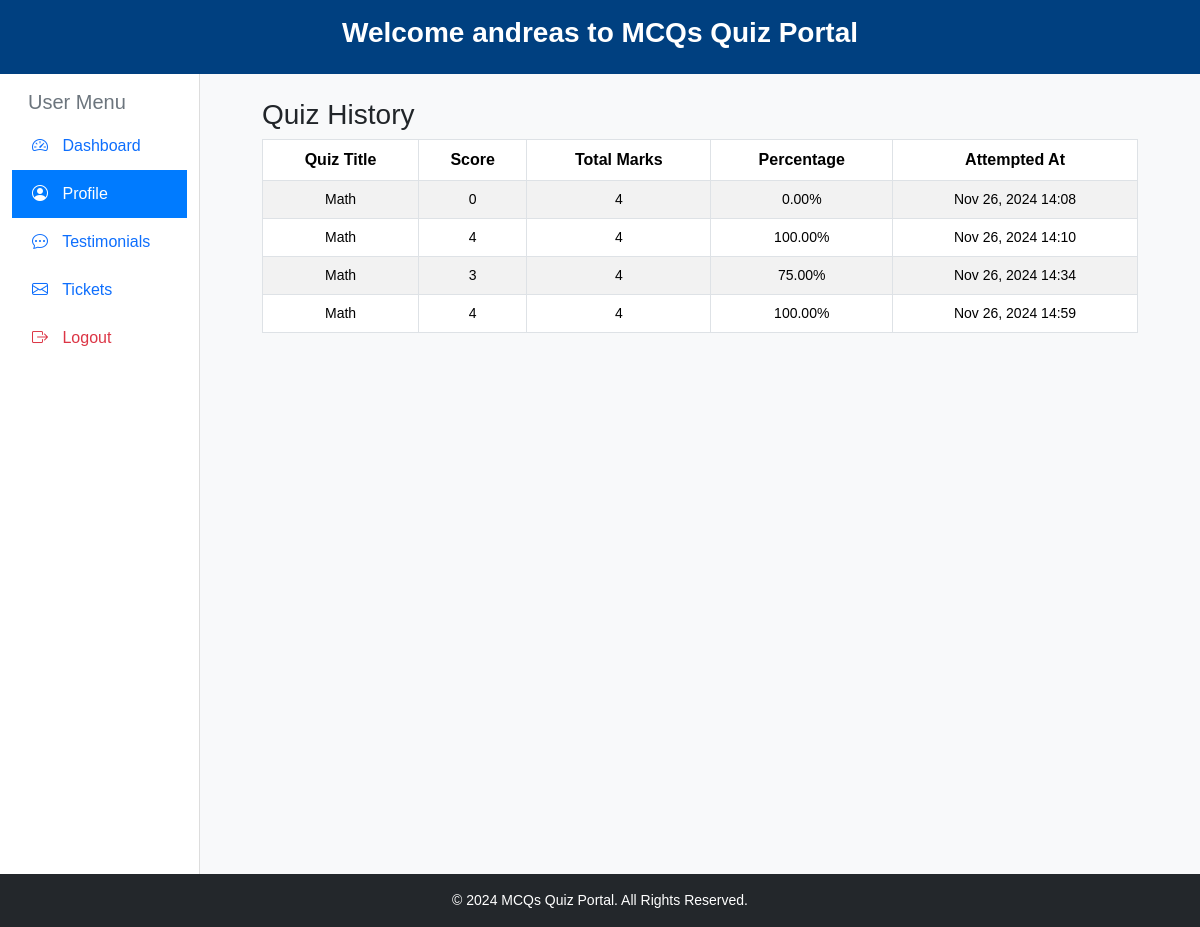
/profile/ (signed in), run on the app's committed database.
### quiz/models.py (models this page shows, shortened)
class UserQuizHistory(models.Model):
    user = models.ForeignKey(settings.AUTH_USER_MODEL, on_delete=models.CASCADE)  # Dynamically reference User model
    category = models.ForeignKey(Category, on_delete=models.CASCADE)
    score = models.PositiveIntegerField(default=0)
    total_marks = models.PositiveIntegerField(default=0)
    percentage = models.FloatField(default=0.0)
    created_at = models.DateTimeField(auto_now_add=True )

class Category(models.Model):
    name = models.CharField(max_length=100)
    total_marks = models.PositiveIntegerField(default=0)

### quiz/views.py (the view)
# urls.py: path('profile/',views.profile, name = 'profile'),
def profile(request):
    user = request.user  # Get the currently logged-in user
    quiz_history = UserQuizHistory.objects.filter(user=user)  # Fetch quiz history for the user
    return render(request, 'quiz/profile.html', {
        'user': user,
        'quiz_history': quiz_history,
    })

### quiz/templates/quiz/profile.html (shortened to what this page needs)
<!DOCTYPE html>
<html lang="en">
  <head>
    <link
      href="https://cdn.jsdelivr.net/npm/bootstrap@5.3.3/dist/css/bootstrap.min.css"
      rel="stylesheet"
    />
    <link
      href="https://cdn.jsdelivr.net/npm/bootstrap-icons/font/bootstrap-icons.css"
      rel="stylesheet"
    />
  </head>
  <body>
    <header class="header-bg text-white text-center py-3">
      <h1 class="fw-bold">Welcome {{user}} to MCQs Quiz Portal</h1>
    </header>
    <div class="container-fluid">
      <div class="row">
        <nav class="col-md-3 col-lg-2 sidebar pt-3">
          <h5 class="px-3 text-secondary">User Menu</h5>
          <ul class="nav flex-column">
            <li class="nav-item">
              <a class="nav-link" href="/dashboard">
                <i class="bi bi-speedometer2"></i> Dashboard
              </a>
            </li>
            <li class="nav-item">
              <a class="nav-link active" href="/profile">
                <i class="bi bi-person-circle"></i> Profile
              </a>
            </li>
            <li class="nav-item">
              <a class="nav-link" href="/testimonial">
                <i class="bi bi-chat-dots"></i> Testimonials
              </a>
            </li>
            <li class="nav-item">
              <a class="nav-link" href="/ticket">
                <i class="bi bi-envelope"></i> Tickets
              </a>
            </li>
            <li class="nav-item">
              <a class="nav-link text-danger" href="/log_out">
                <i class="bi bi-box-arrow-right"></i> Logout
              </a>
            </li>
          </ul>
        </nav>
        <div class="container-fluid col-md-9 mt-4">
          <div class="row">
            <div class="col">
              <h3>Quiz History</h3>
              {% if quiz_history %}
              <div class="table-responsive">
                <table class="table table-striped table-bordered">
                  <thead>
                    <tr>
                      <th>Quiz Title</th>
                      <th>Score</th>
                      <th>Total Marks</th>
                      <th>Percentage</th>
                      <th>Attempted At</th>
                    </tr>
                  </thead>
                  <tbody>
                    {% for history in quiz_history %}
                    <tr>
                      <td>{{ history.category.name }}</td>
                      <td>{{ history.score }}</td>
                      <td>{{ history.total_marks }}</td>
                      <td>{{ history.percentage|floatformat:2 }}%</td>
                      <td>{{ history.created_at|date:"M d, Y H:i" }}</td>
                    </tr>
                    {% endfor %}
                  </tbody>
                </table>
              </div>
              {% else %}
              <p>No quiz history available.</p>
              {% endif %}
            </div>
          </div>
        </div>
      </div>
    </div>
    <footer>
      <p class="mb-0">&copy; 2024 MCQs Quiz Portal. All Rights Reserved.</p>
    </footer>
  </body>
</html>

### quiz/templates/quiz/profile.html (style rules this page uses)
body { display: flex; min-height: 100vh; flex-direction: column; font-family: "Arial", sans-serif; background-color: #f8f9fa; }
.sidebar { height: 100vh; border-right: 1px solid #ddd; background-color: #ffffff; }
.sidebar .nav-link { font-weight: 500; padding: 12px 20px; }
.sidebar .nav-link.active { background-color: #007bff; color: white; }
.sidebar .nav-item i { margin-right: 10px; }
.header-bg { background-color: #004080; }
.header-bg h1 { font-size: 28px; }
.table-responsive { max-height: 400px; overflow-y: auto; }
table.table-bordered { border: 1px solid #dee2e6; }
table.table-striped thead { background-color: #f8f9fa; color: #495057; }
table.table-striped tbody tr:nth-child(odd) { background-color: #f1f3f5; }
table.table-striped tbody tr:nth-child(even) { background-color: #ffffff; }
table th, table td { padding: 12px 15px; text-align: center; border: 1px solid #dee2e6; }
table th { font-weight: bold; }
table td { font-size: 14px; }
footer { background-color: #23272b; color: white; text-align: center; padding: 1rem 0; }
footer p { font-size: 14px; }

### data on the page
UserQuizHistory: category.name "Math", score "0", total_marks "4", percentage "0.00", created_at "Nov 26, 2024 14:08"
UserQuizHistory: category.name "Math", score "4", total_marks "4", percentage "100.00", created_at "Nov 26, 2024 14:10"
UserQuizHistory: category.name "Math", score "3", total_marks "4", percentage "75.00", created_at "Nov 26, 2024 14:34"
UserQuizHistory: category.name "Math", score "4", total_marks "4", percentage "100.00", created_at "Nov 26, 2024 14:59"

### other printed values
{{ user }} "andreas"
